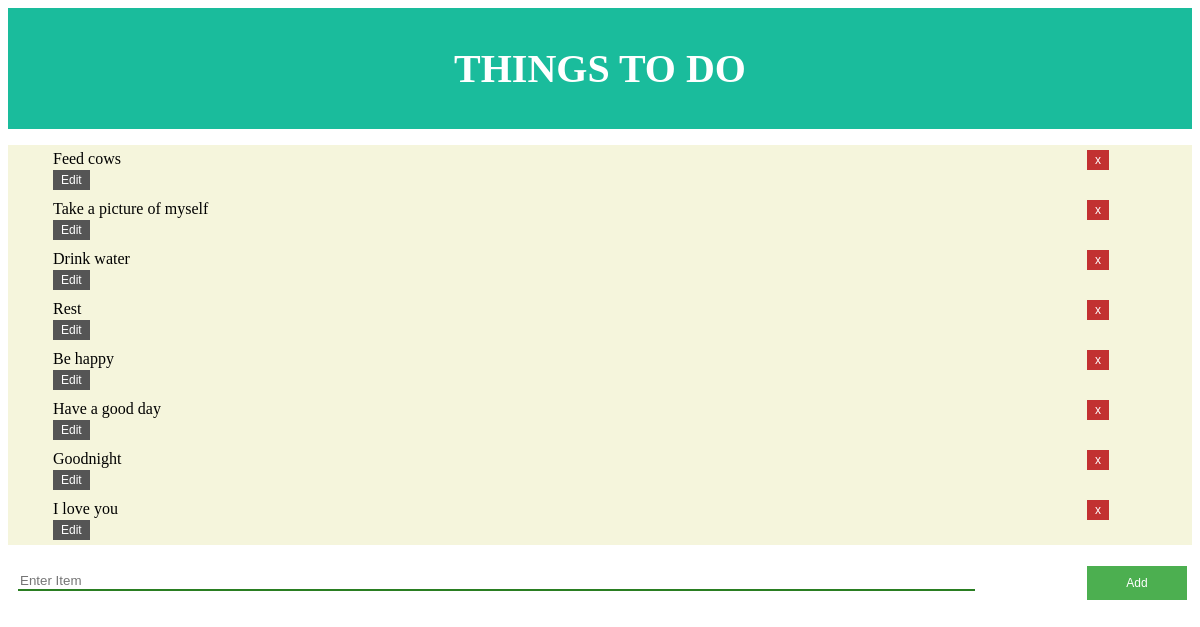
/todo/, run on an earlier commit of the app's database.
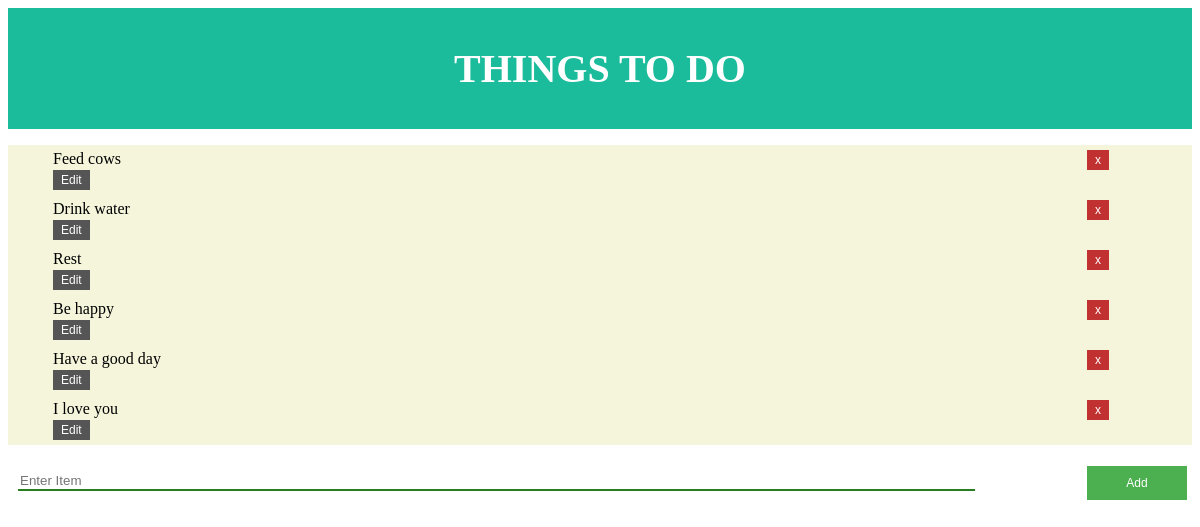
And on a later commit of the database.
### todo/models.py (models this page shows)
class TodoItem(models.Model):
    content = models.TextField()

### todo/views.py (the view)
# urls.py: path('todo/', todoView),
def todoView(request):
    all_todo_items = TodoItem.objects.all()
    return render(request, 'todo.html',
        {'all_items': all_todo_items})

### templates/todo.html (shortened to what this page needs)
{% load static %}
<!DOCTYPE html>
<head>
    <link rel="stylesheet" type="text/css" href="{% static 'css/style.css' %}"/>
</head>
<body>
    <div class="header">
        <h1>Things to do</h1>
    </div>
    <div class="item-input">
        <ul>
            {% for todo_item in all_items %}
                <li class="list">
                    <div class="item-content">{{ todo_item.content }}</div>
                    <div class="delete">
                        <form id="dlt" action="/deleteTodo/{{todo_item.id}}/"
                        style="display:inline;"
                        method="post">{% csrf_token %}
                        <button id="dlt" type="submit">x</button>
                        </form>
                    </div>
                    <div class="edit">
                        <form id="btn" action="/editTodo/{{todo_item.id}}/"
                        style="display:inline;"
                        method="post">{% csrf_token %}
                        <button type="button" id="btn">Edit</button>
                        </form>
                    </div>
                </li>
            {% endfor %}
        </ul>
    </div>
    <form class="form" action="/addTodo/" method="post">{% csrf_token %}
        <div class="task">
            <input class="content" type="text" name="content" placeholder="Enter Item"/>
        </div>
        <div class="add">
            <button id="add" type="submit">Add</button>
        </div>
    </form>
</body>
</html>

What changed in the data, as far as the page shows it:
removed TodoItem: content "Take a picture of myself"
removed TodoItem: content "Goodnight"
